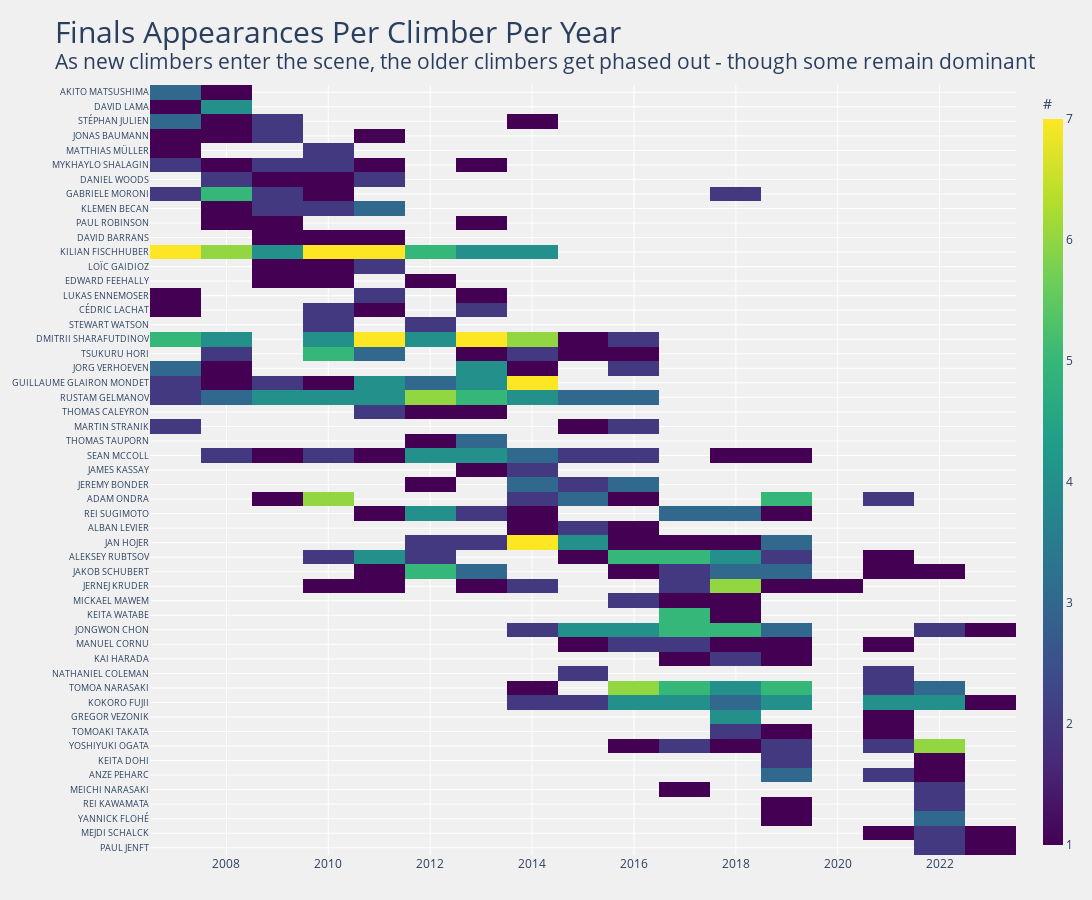

Notebook cell for this chart:
### Markdown cell above
## Using df.itertuples()
* x=YEARS
* y=list(data.index)
* z=z_data (z_data is df.to_numpy())
* added coloraxis to go.Heatmap()
* x-axis is categorical

### Code cell
plot_heatmap(final_num2)

### Figure 1 — Plotly figure (JSON) as saved in the notebook; plotly's stock layout.template omitted (floating-point values rounded to 4 significant figures; data arrays with more than 128 entries replaced by an {"elided": "..."} marker saying what was removed)
{"data": [{"coloraxis": "coloraxis", "hoverongaps": false, "hovertemplate": "<b>%{y}</b><br>Year: %{x}<br>Finals: %{z}", "name": "", "type": "heatmap", "x": [2007, 2008, 2009, 2010, 2011, 2012, 2013, 2014, 2015, 2016, 2017, 2018, 2019, 2020, 2021, 2022, 2023], "y": ["AKITO MATSUSHIMA", "DAVID LAMA", "STÉPHAN JULIEN", "JONAS BAUMANN", "MATTHIAS MÜLLER", "MYKHAYLO SHALAGIN", "DANIEL WOODS", "GABRIELE MORONI", "KLEMEN BECAN", "PAUL ROBINSON", "DAVID BARRANS", "KILIAN FISCHHUBER", "LOÏC GAIDIOZ", "EDWARD FEEHALLY", "LUKAS ENNEMOSER", "CÉDRIC LACHAT", "STEWART WATSON", "DMITRII SHARAFUTDINOV", "TSUKURU HORI", "JORG VERHOEVEN", "GUILLAUME GLAIRON MONDET", "RUSTAM GELMANOV", "THOMAS CALEYRON", "MARTIN STRANIK", "THOMAS TAUPORN", "SEAN MCCOLL", "JAMES KASSAY", "JEREMY BONDER", "ADAM ONDRA", "REI SUGIMOTO", "ALBAN LEVIER", "JAN HOJER", "ALEKSEY RUBTSOV", "JAKOB SCHUBERT", "JERNEJ KRUDER", "MICKAEL MAWEM", "KEITA WATABE", "JONGWON CHON", "MANUEL CORNU", "KAI HARADA", "NATHANIEL COLEMAN", "TOMOA NARASAKI", "KOKORO FUJII", "GREGOR VEZONIK", "TOMOAKI TAKATA", "YOSHIYUKI OGATA", "KEITA DOHI", "ANZE PEHARC", "MEICHI NARASAKI", "REI KAWAMATA", "YANNICK FLOHÉ", "MEJDI SCHALCK", "PAUL JENFT"], "z": {"elided": "53x17 int values"}}], "layout": {"coloraxis": {"colorbar": {"thickness": 20, "title": {"text": "#"}}, "colorscale": [[0, "#440154"], [0.1111, "#482878"], [0.2222, "#3e4989"], [0.3333, "#31688e"], [0.4444, "#26828e"], [0.5556, "#1f9e89"], [0.6667, "#35b779"], [0.7778, "#6ece58"], [0.8889, "#b5de2b"], [1, "#fde725"]]}, "height": 900, "margin": {"b": 45, "l": 25, "r": 25, "t": 85}, "paper_bgcolor": "#f0f0f0", "plot_bgcolor": "#f0f0f0", "title": {"font": {"size": 30}, "text": "Finals Appearances Per Climber Per Year<br><sup>As new climbers enter the scene, the older climbers get phased out - though some remain dominant"}, "width": 1200, "xaxis": {"autorange": true, "range": [2006.0, 2024.0], "type": "linear"}, "yaxis": {"autorange": true, "range": [52.5, -0.5], "tickfont": {"size": 9}, "type": "category"}}}
